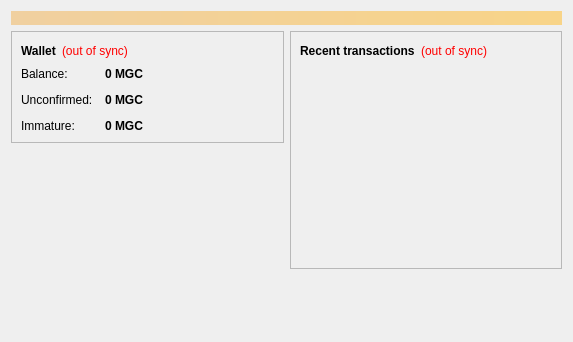
<?xml version="1.0" encoding="UTF-8"?>
<ui version="4.0">
 <class>OverviewPage</class>
 <widget class="QWidget" name="OverviewPage">
  <property name="geometry">
   <rect>
    <x>0</x>
    <y>0</y>
    <width>573</width>
    <height>342</height>
   </rect>
  </property>
  <property name="windowTitle">
   <string>Form</string>
  </property>
  <layout class="QVBoxLayout" name="topLayout">
   <item>
    <widget class="QLabel" name="labelAlerts">
     <property name="visible">
      <bool>false</bool>
     </property>
     <property name="styleSheet">
      <string notr="true">background-color: qlineargradient(x1: 0, y1: 0, x2: 1, y2: 0, stop:0 #F0D0A0, stop:1 #F8D488); color:#000000;</string>
     </property>
     <property name="wordWrap">
      <bool>true</bool>
     </property>
     <property name="margin">
      <number>3</number>
     </property>
    </widget>
   </item>
   <item>
    <layout class="QHBoxLayout" name="horizontalLayout" stretch="1,1">
     <item>
      <layout class="QVBoxLayout" name="verticalLayout_2">
       <item>
        <widget class="QFrame" name="frame">
         <property name="frameShape">
          <enum>QFrame::StyledPanel</enum>
         </property>
         <property name="frameShadow">
          <enum>QFrame::Raised</enum>
         </property>
         <layout class="QVBoxLayout" name="verticalLayout_4">
          <item>
           <layout class="QHBoxLayout" name="horizontalLayout_4">
            <item>
             <widget class="QLabel" name="label_5">
              <property name="font">
               <font>
                <weight>75</weight>
                <bold>true</bold>
               </font>
              </property>
              <property name="text">
               <string>Wallet</string>
              </property>
             </widget>
            </item>
            <item>
             <widget class="QLabel" name="labelWalletStatus">
              <property name="toolTip">
               <string>The displayed information may be out of date. Your wallet automatically synchronizes with the Manhattangoldcoin network after a connection is established, but this process has not completed yet.</string>
              </property>
              <property name="styleSheet">
               <string notr="true">QLabel { color: red; }</string>
              </property>
              <property name="text">
               <string notr="true">(out of sync)</string>
              </property>
              <property name="alignment">
               <set>Qt::AlignLeading|Qt::AlignLeft|Qt::AlignVCenter</set>
              </property>
             </widget>
            </item>
            <item>
             <spacer name="horizontalSpacer_2">
              <property name="orientation">
               <enum>Qt::Horizontal</enum>
              </property>
              <property name="sizeHint" stdset="0">
               <size>
                <width>40</width>
                <height>20</height>
               </size>
              </property>
             </spacer>
            </item>
           </layout>
          </item>
          <item>
           <layout class="QFormLayout" name="formLayout_2">
            <property name="fieldGrowthPolicy">
             <enum>QFormLayout::AllNonFixedFieldsGrow</enum>
            </property>
            <property name="horizontalSpacing">
             <number>12</number>
            </property>
            <property name="verticalSpacing">
             <number>12</number>
            </property>
            <item row="0" column="0">
             <widget class="QLabel" name="label">
              <property name="text">
               <string>Balance:</string>
              </property>
             </widget>
            </item>
            <item row="0" column="1">
             <widget class="QLabel" name="labelBalance">
              <property name="font">
               <font>
                <weight>75</weight>
                <bold>true</bold>
               </font>
              </property>
              <property name="cursor">
               <cursorShape>IBeamCursor</cursorShape>
              </property>
              <property name="toolTip">
               <string>Your current balance</string>
              </property>
              <property name="text">
               <string notr="true">0 MGC</string>
              </property>
              <property name="textInteractionFlags">
               <set>Qt::LinksAccessibleByMouse|Qt::TextSelectableByKeyboard|Qt::TextSelectableByMouse</set>
              </property>
             </widget>
            </item>
            <item row="1" column="0">
             <widget class="QLabel" name="label_3">
              <property name="text">
               <string>Unconfirmed:</string>
              </property>
             </widget>
            </item>
            <item row="1" column="1">
             <widget class="QLabel" name="labelUnconfirmed">
              <property name="font">
               <font>
                <weight>75</weight>
                <bold>true</bold>
               </font>
              </property>
              <property name="cursor">
               <cursorShape>IBeamCursor</cursorShape>
              </property>
              <property name="toolTip">
               <string>Total of transactions that have yet to be confirmed, and do not yet count toward the current balance</string>
              </property>
              <property name="text">
               <string notr="true">0 MGC</string>
              </property>
              <property name="textInteractionFlags">
               <set>Qt::LinksAccessibleByMouse|Qt::TextSelectableByKeyboard|Qt::TextSelectableByMouse</set>
              </property>
             </widget>
            </item>
            <item row="2" column="0">
             <widget class="QLabel" name="labelImmatureText">
              <property name="text">
               <string>Immature:</string>
              </property>
             </widget>
            </item>
            <item row="2" column="1">
             <widget class="QLabel" name="labelImmature">
              <property name="font">
               <font>
                <weight>75</weight>
                <bold>true</bold>
               </font>
              </property>
              <property name="toolTip">
               <string>Mined balance that has not yet matured</string>
              </property>
              <property name="text">
               <string notr="true">0 MGC</string>
              </property>
              <property name="textInteractionFlags">
               <set>Qt::LinksAccessibleByMouse|Qt::TextSelectableByKeyboard|Qt::TextSelectableByMouse</set>
              </property>
             </widget>
            </item>
           </layout>
          </item>
         </layout>
        </widget>
       </item>
       <item>
        <spacer name="verticalSpacer">
         <property name="orientation">
          <enum>Qt::Vertical</enum>
         </property>
         <property name="sizeHint" stdset="0">
          <size>
           <width>20</width>
           <height>40</height>
          </size>
         </property>
        </spacer>
       </item>
      </layout>
     </item>
     <item>
      <layout class="QVBoxLayout" name="verticalLayout_3">
       <item>
        <widget class="QFrame" name="frame_2">
         <property name="frameShape">
          <enum>QFrame::StyledPanel</enum>
         </property>
         <property name="frameShadow">
          <enum>QFrame::Raised</enum>
         </property>
         <layout class="QVBoxLayout" name="verticalLayout">
          <item>
           <layout class="QHBoxLayout" name="horizontalLayout_2">
            <item>
             <widget class="QLabel" name="label_4">
              <property name="text">
               <string>&lt;b&gt;Recent transactions&lt;/b&gt;</string>
              </property>
             </widget>
            </item>
            <item>
             <widget class="QLabel" name="labelTransactionsStatus">
              <property name="toolTip">
               <string>The displayed information may be out of date. Your wallet automatically synchronizes with the Manhattangoldcoin network after a connection is established, but this process has not completed yet.</string>
              </property>
              <property name="styleSheet">
               <string notr="true">QLabel { color: red; }</string>
              </property>
              <property name="text">
               <string notr="true">(out of sync)</string>
              </property>
              <property name="alignment">
               <set>Qt::AlignRight|Qt::AlignTrailing|Qt::AlignVCenter</set>
              </property>
             </widget>
            </item>
            <item>
             <spacer name="horizontalSpacer">
              <property name="orientation">
               <enum>Qt::Horizontal</enum>
              </property>
              <property name="sizeHint" stdset="0">
               <size>
                <width>40</width>
                <height>20</height>
               </size>
              </property>
             </spacer>
            </item>
           </layout>
          </item>
          <item>
           <widget class="QListView" name="listTransactions">
            <property name="styleSheet">
             <string notr="true">QListView { background: transparent; }</string>
            </property>
            <property name="frameShape">
             <enum>QFrame::NoFrame</enum>
            </property>
            <property name="verticalScrollBarPolicy">
             <enum>Qt::ScrollBarAlwaysOff</enum>
            </property>
            <property name="horizontalScrollBarPolicy">
             <enum>Qt::ScrollBarAlwaysOff</enum>
            </property>
            <property name="selectionMode">
             <enum>QAbstractItemView::NoSelection</enum>
            </property>
           </widget>
          </item>
         </layout>
        </widget>
       </item>
       <item>
        <spacer name="verticalSpacer_2">
         <property name="orientation">
          <enum>Qt::Vertical</enum>
         </property>
         <property name="sizeHint" stdset="0">
          <size>
           <width>20</width>
           <height>40</height>
          </size>
         </property>
        </spacer>
       </item>
      </layout>
     </item>
    </layout>
   </item>
  </layout>
 </widget>
 <resources/>
 <connections/>
</ui>
